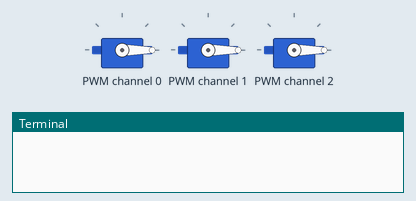
Bench run of a program on a simulated Raspberry Pi (BCM pin numbers). Shown: 3 × servo, the last lines printed to the terminal. Servo angles are drawn from the pulse width (0.5 ms = 0°, 2.5 ms = 180°); library files of the repository ran but are not shown: 3 file(s). At 8.0 s the program stops and its outputs stay as they are.

Above: at 0.1 s.
At 4.1 s:
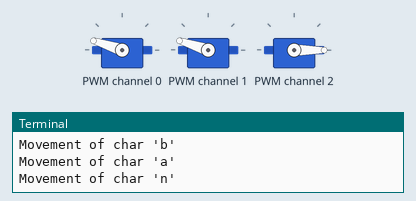
At 7.1 s:
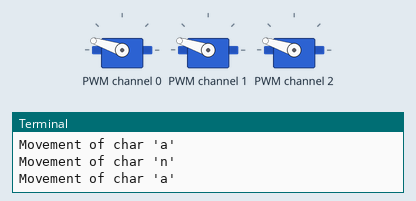
Timing chart, 0 to 8.6 s (numbered marks = the images above):
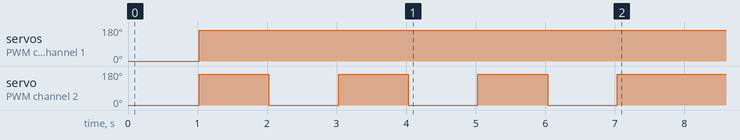

Measured:
- by itself, servo on PWM channel 0, servo on PWM channel 1: 0° → 162° at 1.0 s
- by itself, servo on PWM channel 2: alternates 162° for 1.0 s and 0° for 1.0 s, 7 changes in all, then stays 162°

The program:

main_speech_movement.py
```python
"""
ai-robot-hand-with-raspberry-pi
COPYRIGHT © 2021 KIM DONGHEE. ALL RIGHTS RESERVED.
"""

# Import custom modules.
import modules.pca9685 as pca9685

output_file = "./text_output.txt"

# Read saved output file.
with open(output_file, "r") as f:
    lines = f.read().splitlines()
last_line = lines[-1:][0]  # Get last line.

print("DETECTED SPEECH:", last_line)

# Start speech movement process.
pca9685.speech(last_line)
```
